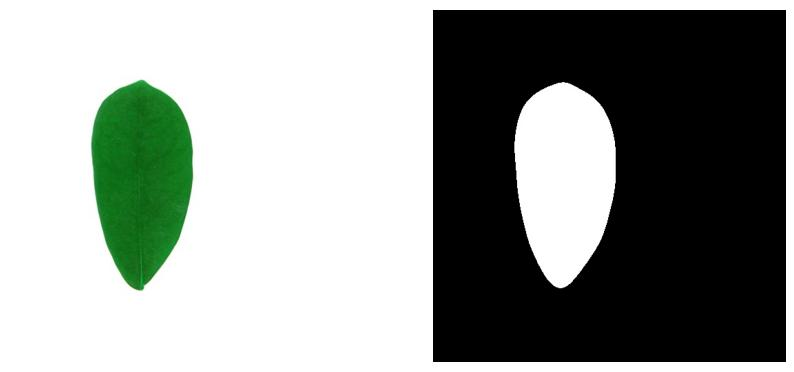
#> input picture src/area_calculate/combined_image.jpg, 794 x 372 px; its folder holds only this picture in this run
$ python -i find_contours.py   (imports and definitions only)
#> lines starting #> are read from the running program, lines starting #| are printed output that depends on the picture; after the words box and inside, x2 and y2 are one past the last pixel; in counts of white or black regions, pixels touching at a corner belong together
### src/contours/mark.py
import os
import cv2 as cv
import numpy as np
import re
import matplotlib.pyplot as plt
from contours.point import Point, Gradient
from typing import List
from contours.draw_contours import calculate_gradients ,calculate_second_derivatives
from contours.output import grad_to_csv
def read_contours(file):
    all_points = []
    with open(file, 'r') as f:
        for row in f.readlines():
            result = re.search(r"(\d+)\s+(\d+)", row)
            if result:
                x, y = map(int, result.groups())
                p = Point(x, y)
                all_points.append(p)
    return all_points

# [128 lines left out: functions plot_mark_contours, plot_gradients, plot_second_derivatives, calculate_area, save_area, save_contour_image and 1 more, not called in this run]

# setting filepath intervel move and which part to which part
def main(filepath, start, end):
    points = read_contours(filepath)
    gradients = calculate_gradients(points, 20, 1)
    part1 = plot_gradients(gradients, start, end, savevalue=True)
    _, closed_contour = plot_mark_contours(points, gradients, start, end)

    # [4 lines of commented-out code are left out]


    return part1,closed_contour #,down_second

# [6 lines left out: function main2, not called in this run]

down, closed_contour = main(r'C:\Users\Lab_205\Desktop\overlapping\1-overlapping_image\clear\contourfiles\7072_overlapping_clear.csv', 0, 100)

main2(closed_contour=closed_contour, outputname="7000", output_dir=r"C:\Users\Lab_205\Desktop")

### src/findcontours/find_contours.py
import cv2 as cv
import numpy as np
import os
import sys
from contours.output import *
# [1 line not run here, left out]


def set_starting_point_to_leftmost(contour):
    x = contour[:, 0, 0]
    y = contour[:, 0, 1]

    min_index = np.argmin(x)

    #最左邊的點成為起點
    reordered_contour = np.roll(contour, -min_index, axis=0)

    return reordered_contour


def findcontours(path,output_dir='.'):
#> called with path = '../area_calculate/combined_image.jpg', output_dir = '.'
    filename = os.path.basename(path)
    filename,_ = os.path.splitext(filename)

    img = cv.imread(path)
#> img is the input picture: shape (372, 794, 3); mean B, G, R 149.2, 153.8, 148.7
    img = cv.resize(img,(512,512))
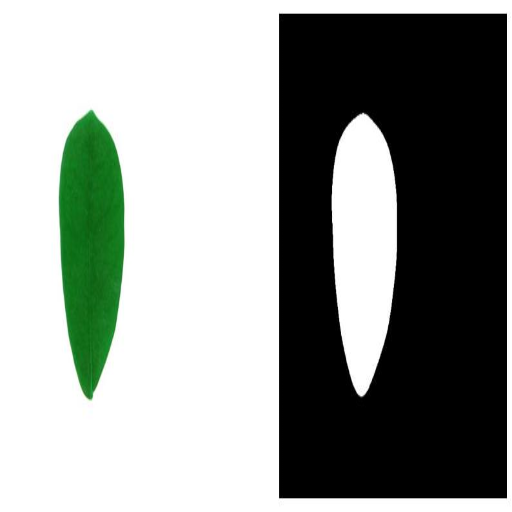
#> img: shape (512, 512, 3); mean B, G, R 149, 153.6, 148.5
    gray = cv.cvtColor(img,cv.COLOR_BGR2GRAY)
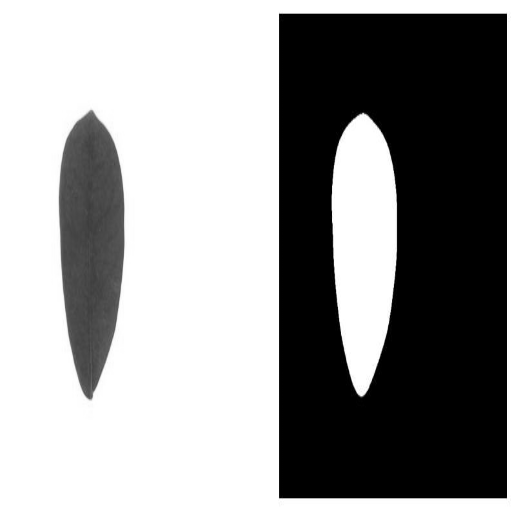
#> gray: shape (512, 512); min 0, max 255, mean 151.6
    _ ,thresh = cv.threshold(gray,0,255,cv.THRESH_TOZERO+cv.THRESH_OTSU)
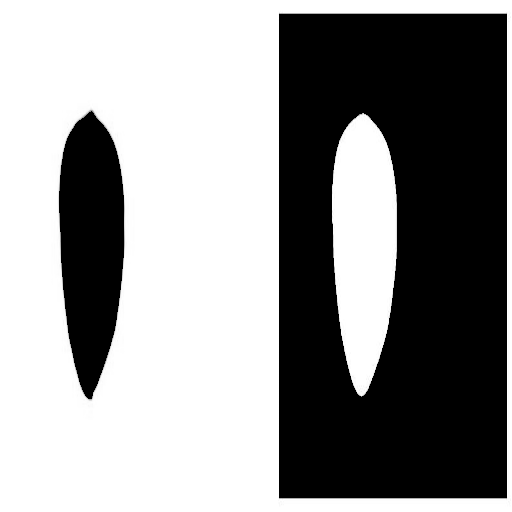
#> thresh: shape (512, 512); min 0, max 255, mean 147.3
    contours,hierarchy=cv.findContours(thresh,cv.RETR_EXTERNAL,cv.CHAIN_APPROX_NONE)
#> contours = 1 contour; box (x1, y1, x2, y2) and area: (0, 0, 512, 512) 261121
    reordered_contours = [set_starting_point_to_leftmost(contour) for contour in contours]
#> reordered_contours has the same summary as contours

# [4 lines of commented-out code are left out]
    if not os.path.exists(output_dir):
        os.makedirs(output_dir)


    outputname = os.path.join(output_dir, f"{filename}.csv")
    with open(outputname, "w") as f:
        for layer_1 in reordered_contours:
            for layer_2 in layer_1:
                f.writelines([f"{pixel}," for pixel in layer_2])
                f.writelines("\n")
#> this loop made 1 pass


def get_all_file_paths(targetdir):
    file_paths = []
    for dirpath, _, filenames in os.walk(targetdir):
        for file in filenames:
            full_path = os.path.join(dirpath, file)
            file_paths.append(full_path)

    return file_paths


def run():
    targetdir = r'C:\Users\Lab_205\Desktop\overlapping_1\clear'
    all_files = get_all_file_paths(targetdir)
    for file_path in all_files:
        findcontours(file_path,r'C:\Users\Lab_205\Desktop\overlapping_1\clear\contourfiles')

>>> result = findcontours('../area_calculate/combined_image.jpg')
